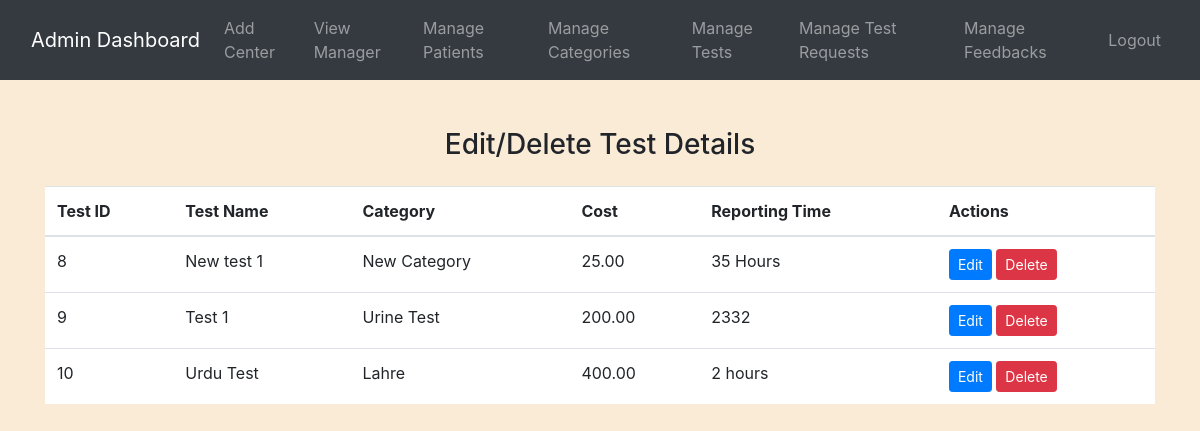
Page /admin/view_test_details.php (signed in) on the committed database.
### tables this page shows
CREATE TABLE `test_details` (
  `test_id` int(11) NOT NULL,
  `test_name` varchar(100) NOT NULL,
  `category_id` int(11) DEFAULT NULL,
  `cost` decimal(10,2) DEFAULT NULL,
  `reporting_time` varchar(50) DEFAULT NULL,
  `category_name` varchar(255) DEFAULT NULL
);

### admin/view_test_details.php (the view, shortened to what this page needs)
<?php
include('config.php');
$query = "SELECT * FROM test_details";
$result = mysqli_query($conn, $query);
?>
<!DOCTYPE html>
<html lang="en">
<head>
    <link rel="stylesheet" href="https://stackpath.bootstrapcdn.com/bootstrap/4.3.1/css/bootstrap.min.css">
</head>
<body>
    <?php include('navbar.php'); ?>
    <div class="container mt-5">
        <h3 class="mt-4 mb-4 text-center">Edit/Delete Test Details</h3>
        <table class="table">
            <thead>
                <tr>
                    <th>Test ID</th>
                    <th>Test Name</th>
                    <th>Category</th>
                    <th>Cost</th>
                    <th>Reporting Time</th>
                    <th>Actions</th>
                </tr>
            </thead>
            <tbody>
                <?php
                while ($row = mysqli_fetch_assoc($result)) {
                ?>
                    <tr>
                        <td><?php echo $row['test_id']; ?></td>
                        <td><?php echo $row['test_name']; ?></td>
                        <td><?php echo $row['category_name']; ?></td>
                        <td><?php echo $row['cost']; ?></td>
                        <td><?php echo $row['reporting_time']; ?></td>
                        <td>
                            <a href="edit_test.php?test_id=<?php echo $row['test_id']; ?>" class="btn btn-sm btn-primary">Edit</a>
                            <a href="?delete_test=<?php echo $row['test_id']; ?>" class="btn btn-sm btn-danger">Delete</a>
                        </td>
                    </tr>
                <?php } ?>
            </tbody>
        </table>
    </div>
</body>
</html>

### admin/view_test_details.php (style rules this page uses)
body { background-color: antiquewhite; }
table { width: 100%; margin-bottom: 1rem; color: #212529; background-color: #fff; }
table th, table td { padding: 0.75rem; vertical-align: top; border-top: 1px solid #dee2e6; }
table thead th { vertical-align: bottom; border-bottom: 2px solid #dee2e6; }
.btn-primary { color: #fff; background-color: #007bff; border-color: #007bff; }
.btn-danger { color: #fff; background-color: #dc3545; border-color: #dc3545; }

### rows in the picture
test_details: test_id "8", test_name "New test 1", category_name "New Category", cost "25.00", reporting_time "35 Hours"
test_details: test_id "9", test_name "Test 1", category_name "Urine Test", cost "200.00", reporting_time "2332"
test_details: test_id "10", test_name "Urdu Test", category_name "Lahre", cost "400.00", reporting_time "2 hours"
